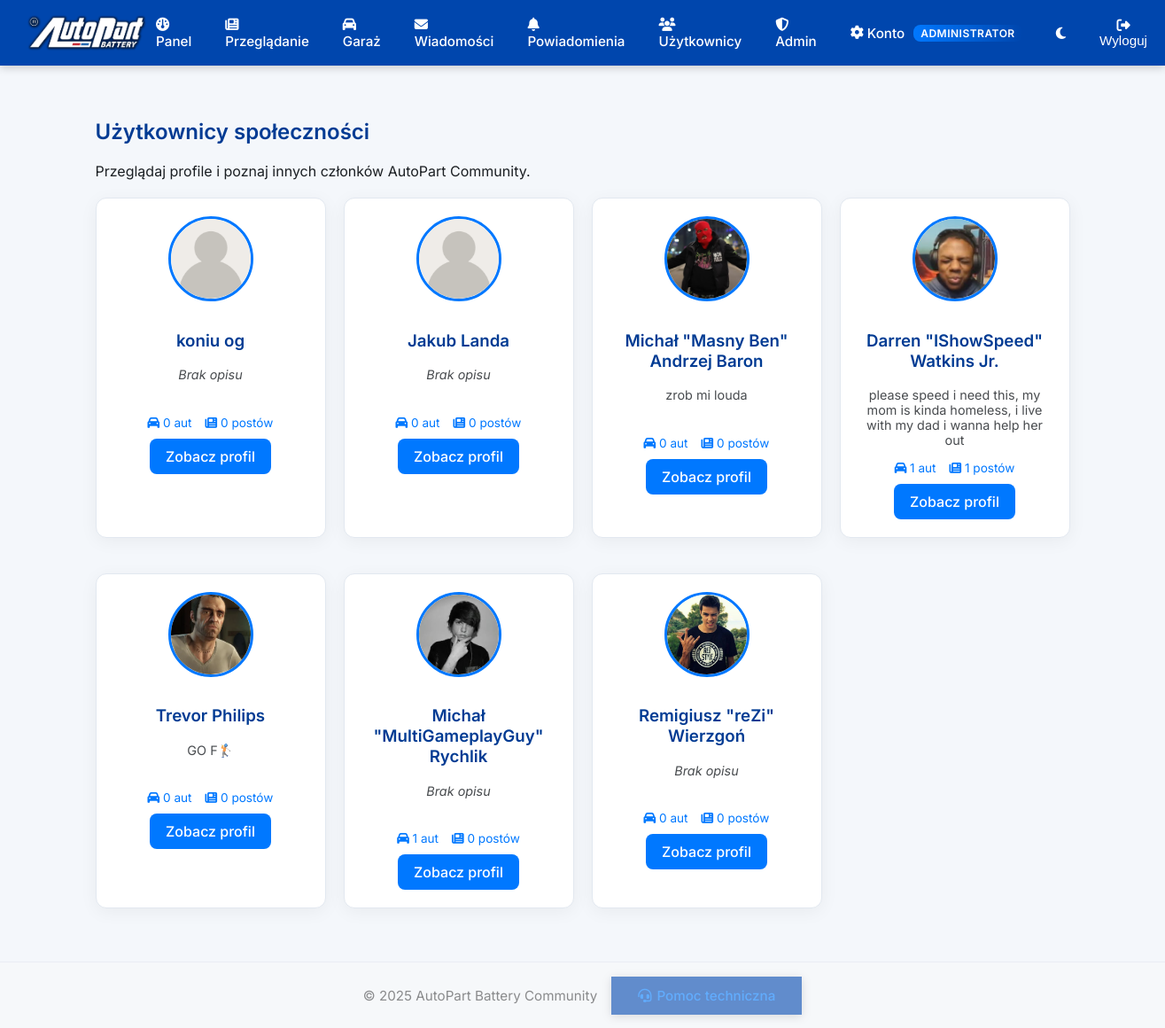
Page /users.php (signed in) on the earlier database version.
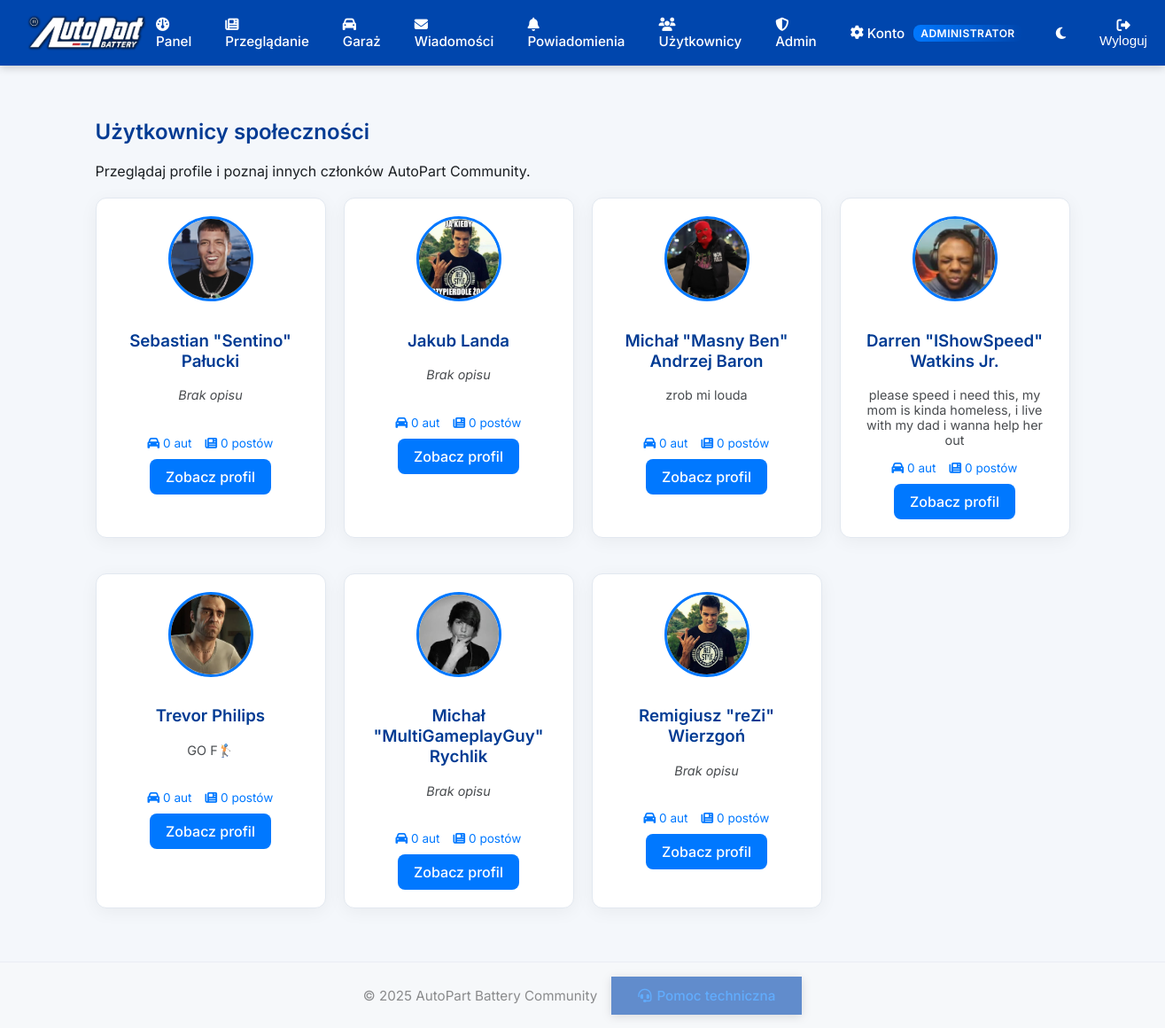
Same page on the later database version.
### tables this page shows
CREATE TABLE `users` (
  `id` int(11) NOT NULL,
  `first_name` varchar(100) NOT NULL,
  `last_name` varchar(100) NOT NULL,
  `email` varchar(150) NOT NULL,
  `country_code` varchar(10) DEFAULT '+48',
  `phone` varchar(20) DEFAULT NULL,
  `address` varchar(255) DEFAULT NULL,
  `password` varchar(255) NOT NULL,
  `reset_token` varchar(255) DEFAULT NULL,
  `reset_expires` datetime DEFAULT NULL,
  `last_password_change` datetime DEFAULT NULL,
  `avatar` varchar(255) DEFAULT 'default-avatar.png',
  `bio` text DEFAULT NULL,
  `created_at` datetime DEFAULT current_timestamp(),
  `last_login` datetime DEFAULT NULL,
  `session_token` varchar(255) DEFAULT NULL,
  `role` enum('user','admin') DEFAULT 'user'
);

### config.php (called while the page is built, shortened)
<?php
function require_login($db) {
    $email = $_SESSION['user_email'];
    $stmt = $db->prepare("SELECT * FROM users WHERE email = ?");
    $stmt->execute([$email]);
    $user = $stmt->fetch(PDO::FETCH_ASSOC);
    return $user;
}
?>

### users.php (the view, shortened to what this page needs)
<?php
require 'config.php';
$user = require_login($db);
include 'includes/header.php';
$stmt = $db->query("
  SELECT
    u.id, u.first_name, u.last_name, u.avatar, u.bio, u.created_at,
    COUNT(DISTINCT c.id) AS cars_count,
    COUNT(DISTINCT p.id) AS posts_count
  FROM users u
  LEFT JOIN cars c ON c.user_id = u.id
  LEFT JOIN posts p ON p.user_id = u.id
  GROUP BY u.id
  ORDER BY u.created_at DESC
");
$users = $stmt->fetchAll(PDO::FETCH_ASSOC);
?>
<section class="users-page">
  <h1>Użytkownicy społeczności</h1>
  <p>Przeglądaj profile i poznaj innych członków AutoPart Community.</p>
  <div class="users-grid">
    <?php foreach ($users as $u): ?>
      <div class="user-card card">
        <img src="<?= htmlspecialchars($u['avatar'] ?: 'default-avatar.png') ?>" class="avatar-user" alt="Avatar">
        <h3><?= htmlspecialchars($u['first_name'].' '.$u['last_name']) ?></h3>
        <p class="bio"><?= $u['bio'] ? htmlspecialchars($u['bio']) : '<em>Brak opisu</em>' ?></p>
        <div class="user-stats">
          <span><i class="fa-solid fa-car"></i> <?= $u['cars_count'] ?> aut</span>
          <span><i class="fa-solid fa-newspaper"></i> <?= $u['posts_count'] ?> postów</span>
        </div>
        <a href="profile.php?id=<?= $u['id'] ?>" class="btn-small">Zobacz profil</a>
      </div>
    <?php endforeach; ?>
  </div>
</section>
<?php include 'includes/footer.php'; ?>

### includes/header.php (shortened to what this page needs)
<!DOCTYPE html>
<html lang="pl">
<head>
  <link rel="stylesheet" href="https://cdnjs.cloudflare.com/ajax/libs/font-awesome/6.5.0/css/all.min.css">
  <link rel="stylesheet" href="assets/style.css">
</head>
<body>
<nav>
  <img src="logo.png" alt="AutoPart Battery" class="logo">
  <div class="nav-links">
    <a href="dashboard.php"><i class="fa-solid fa-gauge"></i> Panel</a>
    <a href="browse.php"><i class="fa-solid fa-newspaper"></i> Przeglądanie</a>
    <a href="garage.php"><i class="fa-solid fa-car"></i> Garaż</a>
    <a href="messages.php" class="nav-msg">
      <i class="fa-solid fa-envelope"></i> Wiadomości
    </a>
    <a href="notifications.php"><i class="fa-solid fa-bell"></i> Powiadomienia</a>
    <a href="users.php"><i class="fa-solid fa-users"></i> Użytkownicy</a>
    <?php if (isset($user) && $user['role'] === 'admin'): ?>
      <a href="admin.php" class="admin-link">
        <i class="fa-solid fa-shield-halved"></i> Admin
      </a>
    <?php endif; ?>
    <a href="account.php" class="account-link">
      <i class="fa-solid fa-gear"></i> Konto
      <span class="role-badge <?= $user['role'] ?>">
        <?= $user['role'] === 'admin' ? 'Administrator' : 'Użytkownik' ?>
      </span>
    </a>
    <button id="theme-toggle" class="theme-toggle" title="Zmień tryb">
      <i class="fa-solid fa-moon"></i>
    </button>
    <form method="post" action="logout.php" style="display:inline;">
      <button type="submit" class="nav-logout">
        <i class="fa-solid fa-right-from-bracket"></i> Wyloguj
      </button>
    </form>
  </div>
</nav>
<main>

### includes/footer.php (shortened to what this page needs)
    </main>
    <footer class="site-footer">
      <div class="footer-content">
        <p>© <?= date('Y') ?> AutoPart Battery Community</p>
        <nav class="footer-nav">
          <a href="support.php"><i class="fa-solid fa-headset"></i> Pomoc techniczna</a>
        </nav>
      </div>
    </footer>
  </body>
</html>

### assets/style.css (style rules this page uses)
:root { --primary: #0046ad; --primary-dark: #003b93; --accent: #0078ff; --bg-light: #f4f7fb; --bg-dark: #0c1117; --card-light: #ffffff; --card-dark: #161b22; --text-light: #1b1f23; --text-dark: #e6edf3; --border-light: #e2e8f0; --border-dark: #2c2f33; --radius: 12px; --shadow: 0 4px 20px rgba(0,0,0,0.05); }
body { font-family: 'Inter', sans-serif; background: var(--bg-light); color: var(--text-light); margin: 0; transition: background 0.3s, color 0.3s; }
nav { position: sticky; top: 0; z-index: 10; background: var(--primary); color: white; padding: 12px 30px; display: flex; justify-content: space-between; align-items: center; box-shadow: 0 2px 10px rgba(0,0,0,0.2); }
nav .logo { height: 42px; }
.nav-links { display: flex; align-items: center; gap: 18px; }
.nav-links a, .nav-links button { color: white; text-decoration: none; background: none; border: none; font-weight: 500; font-size: 0.95rem; cursor: pointer; padding: 6px 10px; border-radius: 6px; transition: background 0.2s; }
.nav-logout { border: 1px solid rgba(255,255,255,0.4); background: transparent; padding: 5px 10px; border-radius: 8px; color: white; cursor: pointer; }
main { padding: 40px; max-width: 1100px; margin: auto; }
h1, h2, h3 { font-weight: 600; color: var(--primary-dark); }
.card { background: var(--card-light); border: 1px solid var(--border-light); border-radius: var(--radius); padding: 22px; box-shadow: var(--shadow); margin-bottom: 20px; transition: all 0.3s ease; }
button, .btn, .btn-small { display: inline-block; background: var(--accent); border: none; color: white; font-weight: 500; border-radius: 8px; padding: 10px 18px; cursor: pointer; text-decoration: none; text-align: center; transition: background 0.2s, transform 0.1s; }
.users-grid { display: grid; grid-template-columns: repeat(auto-fit,minmax(240px,1fr)); gap: 20px; margin-top: 20px; }
.user-card { text-align: center; padding: 20px; }
.user-card .avatar-user { width: 90px; height: 90px; border-radius: 50%; object-fit: cover; margin-bottom: 10px; border: 3px solid var(--accent); }
.user-card .bio { font-size: 0.9rem; color: var(--text-light); opacity: 0.8; min-height: 40px; }
.user-stats { display: flex; justify-content: center; gap: 15px; margin: 10px 0; font-size: 0.85rem; color: var(--accent); }
.role-badge { font-size: 0.75rem; font-weight: 600; padding: 2px 8px; border-radius: 8px; margin-left: 6px; text-transform: uppercase; letter-spacing: 0.5px; }
.role-badge.admin { background: linear-gradient(90deg, #0078ff, #0046ad); color: white; }
.account-link { display: flex; align-items: center; gap: 4px; }
.admin-link { font-weight: 600; background: rgba(255,255,255,0.15); padding: 6px 10px; border-radius: 6px; }
footer { text-align: center; padding: 20px; font-size: 0.85rem; opacity: 0.6; color: var(--primary-dark); }
.logo { height: 42px; border-radius: 6px; }
.nav-logout { background: transparent; color: white; border: 1px solid rgba(255,255,255,0.4); padding: 6px 12px; border-radius: 8px; cursor: pointer; transition: background 0.2s ease, color 0.2s ease; }
.theme-toggle { background: none; border: none; color: white; font-size: 1.2rem; cursor: pointer; transition: transform 0.2s ease; }

### includes/footer.php (style rules this page uses)
.site-footer { background: #f8f9fa; border-top: 1px solid #e2e8f0; padding: 12px 20px; text-align: center; font-size: 0.95rem; color: #444; }
.footer-content { display: flex; justify-content: center; align-items: center; gap: 16px; flex-wrap: wrap; }
.footer-nav a { color: #007bff; text-decoration: none; font-weight: 500; transition: color 0.2s; display: inline-flex; align-items: center; gap: 6px; }

Differences in the rows shown:
removed users: avatar (placeholder picture), first_name+last_name "koniu og", shows "Brak opisu", cars_count "0", posts_count "0"
added users: avatar (picture), first_name+last_name "Sebastian \"Sentino\" Pałucki", shows "Brak opisu", cars_count "0", posts_count "0"
changed users "Jakub Landa": avatar: picture added in place of a placeholder
computed for users "Darren \"IShowSpeed\" Watkins Jr.": cars_count "1" → "0"; posts_count "1" → "0"
changed users "Michał \"MultiGameplayGuy\" Rychlik": cars_count "1" → "0"
